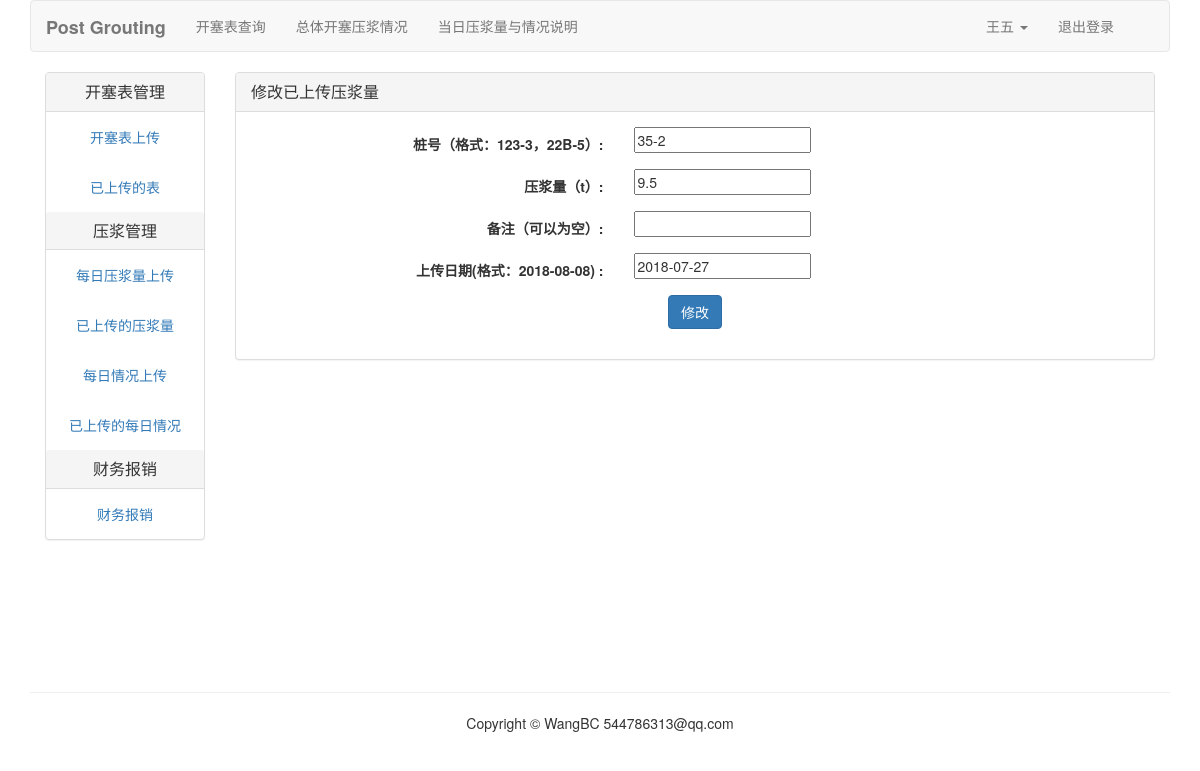
/grout/grout-edit/2/ (signed in), run on the app's committed database.
### account/models.py (models this page shows, shortened)
class UserProfile(models.Model):
	user = models.OneToOneField(User, unique=True, on_delete=models.CASCADE)
	realname = models.CharField(max_length=20)
	invitation_code = models.CharField(max_length=20)
	phone = models.CharField(max_length=20)

### grout/models.py (models this page shows, shortened)
class Grout(models.Model):
	user = models.ForeignKey(User, related_name="grout", on_delete=models.CASCADE)
	name = models.CharField(max_length=20, unique=True)
	slug = models.SlugField(max_length=500, blank=True)
	grout_date = models.DateField(default=timezone.now())
	amount = models.FloatField()
	remark = models.CharField(max_length=500, blank=True)
	class Meta:
		ordering = ("id",)

### grout/views.py (the view)
# urls.py: path('grout-edit/<str:grout_id>/', views.grout_edit, name="grout_edit"),
@login_required(login_url='/account/login/')
@csrf_exempt
def grout_edit(request, grout_id):
	grout = Grout.objects.get(id=grout_id)
	if request.method == "POST":
		try:
			form_name = request.POST['name'].upper()
			grout.name = form_name
			grout.slug = slugify(form_name)
			grout.amount = request.POST['amount']
			grout.remark = request.POST['remark']
			grout.grout_date = request.POST['grout_date']
			grout.save()
			return HttpResponseRedirect(reverse('grout:grout_list'))
		except:
			return HttpResponse("修改失败！1.可能已经存在此桩信息，请先删除原纪录！2.时间格式错误")
	else:
		grout_form = GroutForm(initial={"name":grout.name, "amount":grout.amount, "remark":grout.remark, "grout_date":grout.grout_date})
		return render(request, "grout/grout_edit.html", {"grout_form":grout_form,"grout":grout})

### grout/forms.py
class GroutForm(forms.ModelForm):
	class Meta:
		model = Grout
		fields = ('name', 'amount','grout_date', 'remark')

### templates/grout/grout_edit.html (shortened to what this page needs)
{% extends "kaisai/base.html" %}
{% load staticfiles %}
{% block content %}
<div class="panel panel-default">
	<div class="panel-heading">
		<h3 class="panel-title">修改已上传压浆量</h3>
	</div>
	<form class="form-horizontal panel-body" action="{% url 'grout:grout_edit' grout.id %}" method="post">{% csrf_token %}
		<div class="form-group">
			<label class="col-md-5 col-sm-5 col-xs-5 control-label">桩号（格式：123-3，22B-5）:</label>
			<div class="col-md-6 col-sm-6 col-xs-6 text-left">{{ grout_form.name }}</div>
		</div>
		<div class="form-group">
			<label class="col-md-5 col-sm-5 col-xs-5 control-label">压浆量（t）:</label>
			<div class="col-md-6 col-sm-6 col-xs-6 text-left">{{ grout_form.amount }}</div>
		</div>
		<div class="form-group">
			<label class="col-md-5 col-sm-5 col-xs-5 control-label">备注（可以为空）:</label>
			<div class="col-md-6 col-sm-6 col-xs-6 text-left">{{ grout_form.remark }}</div>
		</div>
		<div class="form-group">
			<label class="col-md-5 col-sm-5 col-xs-5 control-label">上传日期(格式：2018-08-08) :</label>
			<div class="col-md-6 col-sm-6 col-xs-6 text-left">{{ grout_form.grout_date }}</div>
		</div>
		<div class="form-group text-center">
			<input type="submit" class="btn btn-primary" value="修改">
		</div>
	</form>
</div>
{% endblock%}

### templates/header.html (shortened to what this page needs)
{% load staticfiles %}
<div class="container">
	<nav class="navbar navbar-default" role="navigation">
		<div class="container-fluid">
			<div class="navbar-header">
				<a class="navbar-brand" href="{% url 'index' %}"><strong>Post Grouting</strong></a>
			</div>
			<div class="collapse navbar-collapse" id="bs-navbar-collapse-1">
				<ul class="nav navbar-nav" role="navigation">
					<li><a href="{% url 'kaisai:kaisai_search' %}">开塞表查询</a></li>
					<li><a href="{% url 'overview:overview' %}">总体开塞压浆情况</a></li>
					<li><a href="{% url 'grout:grout_show' %}">当日压浆量与情况说明</a></li>
				</ul>
				<ul class="nav navbar-nav navbar-right" style="margin-right:10px">
					{% if user.is_authenticated %}
					<li class="dropdown">
						<a href="#" class="dropdown-toggle" data-toggle="dropdown" role="button" aria-haspopup="true" aria-expanded="false">{{ user.userprofile.realname }} <span class="caret"></span></a>
					</li>
					<li><a href="{% url 'account:user_logout' %}">退出登录</a></li>
					{% else %}
					<li><a href="{% url 'account:user_login' %}">登录</a></li>
					{% endif %}
				</ul>
			</div>
		</div>
	</nav>
</div>

### static/css/footer.css (style rules this page uses)
html,body, .mycontent { height: 100%; }

### data on the page
Grout: name "35-2", amount "9.5", grout_date "2018-07-27"

### other printed values
{{ user.userprofile.realname }} "王五"
